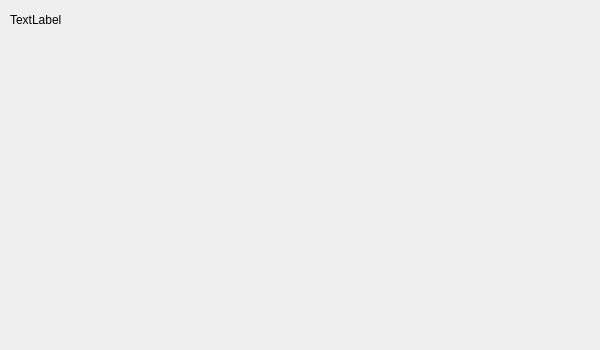
<?xml version="1.0" encoding="UTF-8"?>
<ui version="4.0">
 <class>spectrum_view</class>
 <widget class="QWidget" name="spectrum_view">
  <property name="geometry">
   <rect>
    <x>0</x>
    <y>0</y>
    <width>600</width>
    <height>350</height>
   </rect>
  </property>
  <property name="sizePolicy">
   <sizepolicy hsizetype="Preferred" vsizetype="Preferred">
    <horstretch>0</horstretch>
    <verstretch>0</verstretch>
   </sizepolicy>
  </property>
  <property name="windowTitle">
   <string>Form</string>
  </property>
  <layout class="QVBoxLayout" name="verticalLayout">
   <property name="leftMargin">
    <number>0</number>
   </property>
   <property name="topMargin">
    <number>10</number>
   </property>
   <property name="rightMargin">
    <number>0</number>
   </property>
   <property name="bottomMargin">
    <number>0</number>
   </property>
   <item>
    <widget class="QWidget" name="widget" native="true">
     <property name="maximumSize">
      <size>
       <width>16777215</width>
       <height>20</height>
      </size>
     </property>
     <layout class="QHBoxLayout" name="horizontalLayout_2">
      <property name="leftMargin">
       <number>10</number>
      </property>
      <property name="topMargin">
       <number>0</number>
      </property>
      <property name="rightMargin">
       <number>10</number>
      </property>
      <property name="bottomMargin">
       <number>0</number>
      </property>
      <item>
       <widget class="QLabel" name="image_spectrum_label">
        <property name="text">
         <string>TextLabel</string>
        </property>
       </widget>
      </item>
     </layout>
    </widget>
   </item>
   <item>
    <layout class="QHBoxLayout" name="horizontalLayout">
     <item>
      <layout class="QVBoxLayout" name="verticalLayout_2">
       <item>
        <widget class="QWidget" name="image_widget" native="true"/>
       </item>
      </layout>
     </item>
     <item>
      <layout class="QVBoxLayout" name="verticalLayout_1">
       <item>
        <widget class="QWidget" name="spectrum_widget" native="true"/>
       </item>
      </layout>
     </item>
    </layout>
   </item>
  </layout>
 </widget>
 <resources/>
 <connections/>
</ui>
